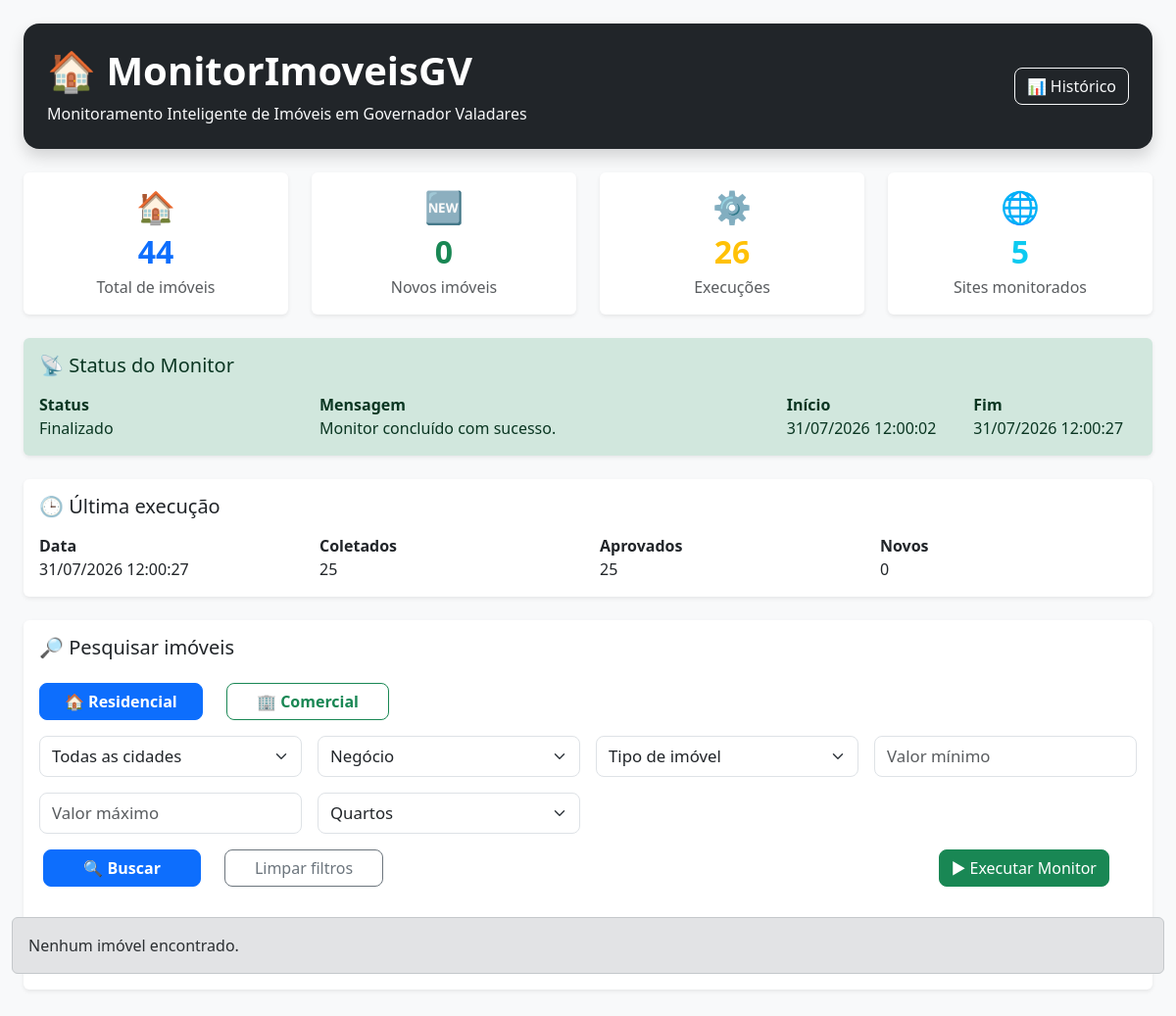
The page / on the database its author committed.
### tables this page shows
CREATE TABLE status_monitor (

            id INTEGER PRIMARY KEY,
            status TEXT,
            mensagem TEXT,
            inicio TEXT,
            fim TEXT

        );

CREATE TABLE execucoes (

            id INTEGER PRIMARY KEY AUTOINCREMENT,
            data_execucao TEXT,
            coletados INTEGER,
            aprovados INTEGER,
            novos INTEGER

        );

### web/app.py (the view, shortened to what this page needs)
@app.route("/")
def index():
    conn = conectar()
    total_imoveis = conn.execute("""
        SELECT COUNT(*)
        FROM imoveis
    """).fetchone()[0]
    total_execucoes = conn.execute("""
        SELECT COUNT(*)
        FROM execucoes
    """).fetchone()[0]
    ultima_execucao = conn.execute("""
        SELECT
            data_execucao,
            coletados,
            aprovados,
            novos
        FROM execucoes
        ORDER BY id DESC
        LIMIT 1
    """).fetchone()
    total_novos = 0
    if ultima_execucao:
        total_novos = ultima_execucao[3]
    status_monitor = conn.execute("""
        SELECT
            status,
            mensagem,
            inicio,
            fim
        FROM status_monitor
        WHERE id = 1
    """).fetchone()
    historico = conn.execute("""
        SELECT
            data_execucao,
            coletados,
            aprovados,
            novos
        FROM execucoes
        ORDER BY id DESC
        LIMIT 10
    """).fetchall()
    filtros = []
    parametros_filtros = []
    categoria = request.args.get("categoria")
    cidade = request.args.get("cidade")
    negocio = request.args.get("negocio")
    tipo = request.args.get("tipo")
    bairro = request.args.get("bairro")
    if not bairro or bairro == "None":
        bairro = None
    valor_min = request.args.get("valor_min")
    valor_max = request.args.get("valor_max")
    quartos = request.args.get("quartos")
    ordenar = request.args.get("ordenar", "recentes")
    print("ORDENAÇÃO RECEBIDA:", ordenar)
    if cidade:
        pass
    sql = """

    SELECT
        codigo,
        origem,
        titulo,
        valor,
        localizacao,
        quartos,
        vagas,
        area,
        data_cadastro,
        link,
        imagem

    FROM imoveis

    WHERE 1=1

    """
    parametros = []
    if filtros:
        sql += " AND " + " AND ".join(filtros)
    parametros.extend(
        parametros_filtros
    )
    if ordenar == "menor_valor":
        sql += """

        ORDER BY
        CAST(
            REPLACE(
                REPLACE(
                    REPLACE(
                        REPLACE(
                            REPLACE(valor,'Valor:',''),
                        'R$',''),
                    ' ', ''),
                '.', ''),
            ',', '.')
            AS REAL
        ) ASC

        """
    elif ordenar == "imobiliaria":
        sql += """
        ORDER BY origem ASC
        """
    elif ordenar == "bairro":
        sql += """
        ORDER BY localizacao ASC
        """
    else:
        sql += """

        ORDER BY data_cadastro DESC

        """
    sql += """

    LIMIT 50

    """
    print("\nSQL:")
    print(sql)
    print("\nPARÂMETROS:")
    print(parametros)
    if any([
        categoria,
        cidade,
        negocio,
        tipo,
        bairro,
        valor_min,
        valor_max,
        quartos
    ]):
        ultimos_imoveis = conn.execute(
            sql,
            parametros
        ).fetchall()
        print("TOTAL ENCONTRADO:", len(ultimos_imoveis))
        for item in ultimos_imoveis:
            print(dict(item))
    else:
        ultimos_imoveis = []
    conn.close()
    return render_template(
        "index.html",
        imoveis=ultimos_imoveis,
        total_imoveis=total_imoveis,
        total_execucoes=total_execucoes,
        total_novos=total_novos,
        ultima_execucao=ultima_execucao,
        status_monitor=status_monitor,
        historico=historico,
        categoria=categoria,
        cidade=cidade,
        negocio=negocio,
        tipo=tipo,
        bairro=bairro,
        valor_min=valor_min,
        valor_max=valor_max,
        quartos=quartos,
        ordenar=ordenar
)

### web/app.py (called while the page is built)
def conectar():
    conn = sqlite3.connect(BANCO)
    conn.row_factory = sqlite3.Row
    return conn

### web/templates/index.html (shortened to what this page needs)
{% extends "base.html" %}
{% block conteudo %}
<div class="bg-dark text-white rounded-4 shadow p-4 mb-4">
    <div class="d-flex flex-column flex-lg-row justify-content-between align-items-lg-center">
        <div>
            <h1 class="fw-bold mb-2">
                🏠 MonitorImoveisGV
            </h1>
            <p class="mb-0 text-light">
                Monitoramento Inteligente de Imóveis em Governador Valadares
            </p>
        </div>
        <div class="mt-3 mt-lg-0 d-flex gap-2">
            <a href="/historico" class="btn btn-outline-light">
                📊 Histórico
            </a>
        </div>
    </div>
</div>
<div class="row g-4 mb-4">
    <div class="col-6 col-lg-3">
        <div class="card shadow-sm border-0 text-center h-100">
            <div class="card-body">
                <div class="display-6">
                    🏠
                </div>
                <h2 class="text-primary fw-bold mb-1">
                    {{ total_imoveis }}
                </h2>
                <p class="text-muted mb-0">
                    Total de imóveis
                </p>
            </div>
        </div>
    </div>
    <div class="col-6 col-lg-3">
        <div class="card shadow-sm border-0 text-center h-100">
            <div class="card-body">
                <div class="display-6">
                    🆕
                </div>
                <h2 class="text-success fw-bold mb-1">
                    {{ total_novos }}
                </h2>
                <p class="text-muted mb-0">
                    Novos imóveis
                </p>
            </div>
        </div>
    </div>
    <div class="col-6 col-lg-3">
        <div class="card shadow-sm border-0 text-center h-100">
            <div class="card-body">
                <div class="display-6">
                    ⚙️
                </div>
                <h2 class="text-warning fw-bold mb-1">
                    {{ total_execucoes }}
                </h2>
                <p class="text-muted mb-0">
                    Execuções
                </p>
            </div>
        </div>
    </div>
    <div class="col-6 col-lg-3">
        <div class="card shadow-sm border-0 text-center h-100">
            <div class="card-body">
                <div class="display-6">
                    🌐
                </div>
                <h2 class="text-info fw-bold mb-1">
                    5
                </h2>
                <p class="text-muted mb-0">
                    Sites monitorados
                </p>
            </div>
        </div>
    </div>
</div>
{% if status_monitor %}
<div class="alert alert-success shadow-sm border-0 mb-4">
    <h5 class="mb-3">
        📡 Status do Monitor
    </h5>
    <div class="row">
        <div class="col-md-3">
            <strong>Status</strong><br>
            {{ status_monitor[0] }}
        </div>
        <div class="col-md-5">
            <strong>Mensagem</strong><br>
            {{ status_monitor[1] }}
        </div>
        <div class="col-md-2">
            <strong>Início</strong><br>
            {{ status_monitor[2] }}
        </div>
        <div class="col-md-2">
            <strong>Fim</strong><br>
            {{ status_monitor[3] }}
        </div>
    </div>
</div>
{% endif %}
<div class="card shadow-sm border-0 mb-4">
    <div class="card-body">
        <h5 class="mb-3">
            🕒 Última execução
        </h5>
        {% if ultima_execucao %}
        <div class="row">
            <div class="col-md-3">
                <strong>Data</strong><br>
                {{ ultima_execucao[0] }}
            </div>
            <div class="col-md-3">
                <strong>Coletados</strong><br>
                {{ ultima_execucao[1] }}
            </div>
            <div class="col-md-3">
                <strong>Aprovados</strong><br>
                {{ ultima_execucao[2] }}
            </div>
            <div class="col-md-3">
                <strong>Novos</strong><br>
                {{ ultima_execucao[3] }}
            </div>
        </div>
        {% else %}
        <p class="text-muted mb-0">
            Nenhuma execução registrada.
        </p>
        {% endif %}
    </div>
</div>
<div class="card shadow-sm border-0 mb-5">
    <div class="card-body">
        <h5 class="mb-4">
            🔎 Pesquisar imóveis
        </h5>
        <form method="get" action="/">
<div class="row mb-3">
    <div class="col-md-2">
        <label
        class="btn btn-outline-primary w-100 fw-bold"
        for="residencial">
            🏠 Residencial
        </label>
    </div>
    <div class="col-md-2">
        <label
        class="btn btn-outline-success w-100 fw-bold"
        for="comercial">
            🏢 Comercial
        </label>
    </div>
</div>
            <div class="row g-3">
                <div class="col-lg-3">
                    <select name="cidade" class="form-select filtro-texto">
                        <option value="">
                            Todas as cidades
                        </option>
                    </select>
                </div>
                <div class="col-lg-3">
                    <select name="negocio" class="form-select filtro-texto">
                        <option value="">
                            Negócio
                        </option>
                    </select>
                </div>
                <div class="col-lg-3">
                    <select name="tipo" class="form-select filtro-texto">
                        <option value="">
                            Tipo de imóvel
                        </option>
                    </select>
                </div>
                <div class="col-lg-3">
                    <input
                    type="text"
                    name="valor_min"
                    class="form-control filtro-texto"
                    placeholder="Valor mínimo"
                    value="{{ valor_min or '' }}">
                </div>
                <div class="col-lg-3">
                    <input
                    type="text"
                    name="valor_max"
                    class="form-control filtro-texto"
                    placeholder="Valor máximo"
                    value="{{ valor_max or '' }}">
                </div>
                <div class="col-lg-3">
                    <select name="quartos" class="form-select filtro-texto">
                        <option value="">
                            Quartos
                        </option>
                    </select>
                </div>
    <div class="row mt-3 align-items-center">
    <div class="col-md-2 d-grid">
        <button class="btn btn-primary">
            🔍 Buscar
        </button>
    </div>
    <div class="col-md-2 d-grid">
        <a href="/" class="btn btn-outline-secondary">
            Limpar filtros
        </a>
    </div>
    <div class="col-md-8 text-end">
        <form action="/executar" method="post">
            <button class="btn btn-success">
                ▶ Executar Monitor
            </button>
        </form>
    </div>
    </div>
        </form>
    </div>
</div>
<div class="row g-4">
{% if imoveis %}
<div class="d-flex justify-content-between align-items-center mb-3">
    <h4>
        🏠 Imóveis encontrados ({{ imoveis|length }})
    </h4>
    <form method="get">
        {% for chave, valor in request.args.items() %}
            {% if chave != "ordenar" %}
                <input type="hidden" name="{{ chave }}" value="{{ valor }}">
            {% endif %}
        {% endfor %}
        <div class="mb-2">
            <strong>
                Ordenação atual:
            </strong>
            {% if ordenar == "menor_valor" %}
                Menor valor
            {% elif ordenar == "maior_valor" %}
                Maior valor
            {% elif ordenar == "imobiliaria" %}
                Imobiliária
            {% elif ordenar == "bairro" %}
                Bairro
            {% else %}
                Mais recentes
            {% endif %}
        </div>
        <label class="me-2 fw-bold">
            Alterar ordenação:
        </label>
        <select
        name="ordenar"
        class="form-select"
        style="width:220px;"
        onchange="salvarScroll(); this.form.submit()">
            <option value="recentes"
            {% if ordenar=="recentes" %}selected{% endif %}>
                Mais recentes
            </option>
            <option value="menor_valor"
            {% if ordenar=="menor_valor" %}selected{% endif %}>
                Menor valor
            </option>
            <option value="maior_valor"
            {% if ordenar=="maior_valor" %}selected{% endif %}>
                Maior valor
            </option>
            <option value="imobiliaria"
            {% if ordenar=="imobiliaria" %}selected{% endif %}>
                Imobiliária
            </option>
            <option value="bairro"
            {% if ordenar=="bairro" %}selected{% endif %}>
                Bairro
            </option>
        </select>
    </form>
</div>
{% for imovel in imoveis %}
<div class="col-lg-4">
    <div class="card shadow-sm h-100 card-imovel">
        {% if imovel.imagem %}
        <img
        src="{{ imovel.imagem }}"
        class="card-img-top"
        style="height:220px;object-fit:cover;">
        {% endif %}
        <div class="card-body">
            <span class="badge bg-primary mb-2">
                {{ imovel.origem }}
            </span>
            <h5 class="card-title">
                {{ imovel.titulo }}
            </h5>
            <h4 class="text-success">
                {{ imovel.valor }}
            </h4>
            <p class="mb-1">
                📍 {{ imovel.localizacao }}
            </p>
            <p class="mb-1">
                🛏️ {{ imovel.quartos or "Não informado" }}
                🚗 {{ imovel.vagas or "Não informado" }}
            </p>
            <a
            href="{{ imovel.link }}"
            target="_blank"
            class="btn btn-primary w-100 mt-3">
                Ver imóvel
            </a>
        </div>
    </div>
</div>
{% endfor %}
{% else %}
<div class="alert alert-secondary">
    Nenhum imóvel encontrado.
</div>
{% endif %}
{% endblock %}

### web/static/css/style.css (style rules this page uses)
body { background:#f4f6f9; }
h1 { font-weight:700; }
.card { border:none; border: radius 14px;px; overflow:visible; }
.btn { border-radius:8px; }
.btn-primary { font-weight:600; }
.display-6 { font-size:2rem; margin-bottom:.5rem; }
.card h2 { margin-bottom:.25rem; }
.shadow-sm { transition:.2s; }
.form-control, .form-select { border-radius:8px; }
.filtro-texto { font-size: 1.05rem; height: 42px; }
.btn-check:checked + .btn { color: white; }
.row { overflow:visible; }
.card-body { height:auto !important; overflow:visible !important; }
.row { overflow:visible !important; }
form { padding-bottom:15px; }

### rows shown on the page
status_monitor: status "Finalizado", mensagem "Monitor concluído com sucesso.", inicio "31/07/2026 12:00:02", fim "31/07/2026 12:00:27"
execucoes: data_execucao "31/07/2026 12:00:27", coletados "25", aprovados "25", novos "0"

### other values the page prints
{{ total_imoveis }} "44"
{{ total_novos }} "0"
{{ total_execucoes }} "26"
